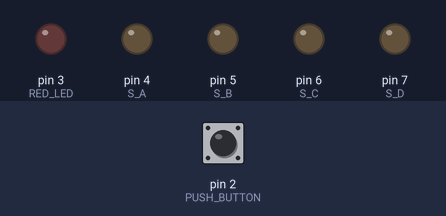
Simulated run of this sketch. Board: Arduino Uno, built with avr-gcc and run on an emulated ATmega328P. On the bench: output pins drawn as LEDs (lit = HIGH). The inputs (shaded band) are chosen by the test bench; at power-on: pin 2 (PUSH_BUTTON) HIGH.

Above: at 1.2 s.
1.3 s: pin 2 (PUSH_BUTTON) pulled LOW for 0.15 s
At 3.4 s:
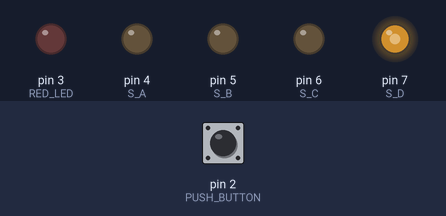
3.8 s: pin 2 (PUSH_BUTTON) pulled LOW for 1 s
At 5.3 s:
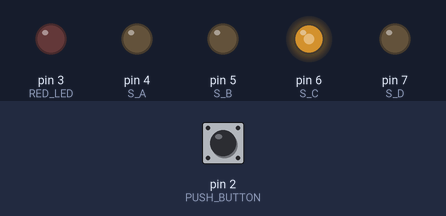
6.8 s: pin 2 (PUSH_BUTTON) pulled LOW for 0.15 s
At 8.8 s:
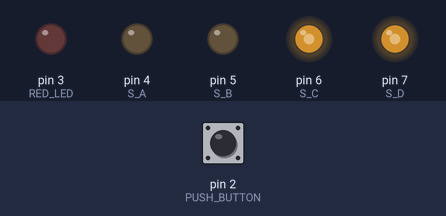
9.3 s: pin 2 (PUSH_BUTTON) pulled LOW for 3.2 s
At 11.1 s:
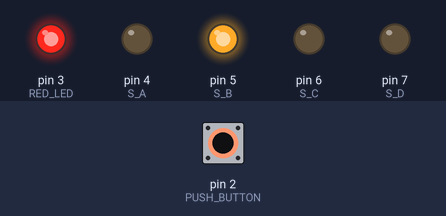
14.0 s: pin 2 (PUSH_BUTTON) pulled LOW for 0.15 s
At 15.5 s:
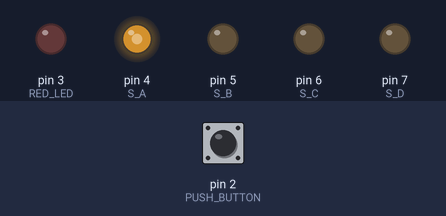
17.0 s: pin 2 (PUSH_BUTTON) pulled LOW for 1 s
At 19.0 s:
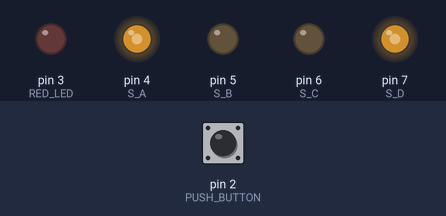
Timing chart, 0 to 20.5 s (numbered marks = the images above; inputs shaded):
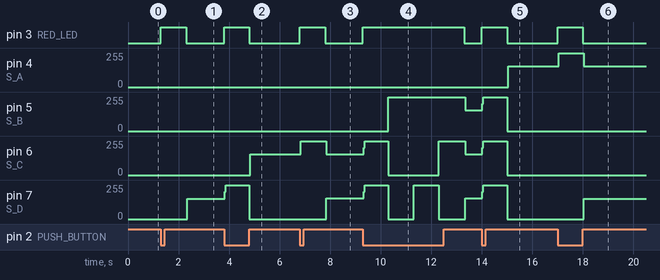

Measured:
- after the input at 1.3 s, pin 3 (RED_LED): LOW → HIGH at once, → LOW 1.0 s later; pin 7 (S_D): 0/255 → 153/255 after 1.0 s
- after the input at 3.8 s, pin 3 (RED_LED): LOW → HIGH at once, → LOW 1.0 s later; pin 6 (S_C): 0/255 → 156/255 after 1.0 s; pin 7 (S_D): 153/255 → 255/255 at once, → 0/255 0.98 s later
- after the input at 6.8 s, pin 3 (RED_LED): LOW → HIGH at once, → LOW 1.0 s later; pin 6 (S_C): 156/255 → 255/255 at once, → 156/255 1.0 s later; pin 7 (S_D): 0/255 → 154/255 after 1.0 s
- after the input at 9.3 s, pin 3 (RED_LED): LOW → HIGH at once, → LOW 4.0 s later; pin 5 (S_B): 0/255 → 255/255 after 1.0 s, → 156/255 3.0 s later
- after the input at 14.0 s, pin 3 (RED_LED): LOW → HIGH at once, → LOW 1.0 s later; pin 4 (S_A): 0/255 → 156/255 after 1.0 s; pin 5 (S_B), pin 6 (S_C): 156/255 → 255/255 at once, → 0/255 0.98 s later; pin 7 (S_D): 154/255 → 255/255 at once, → 0/255 0.98 s later
- after the input at 17.0 s, pin 3 (RED_LED): LOW → HIGH at once, → LOW 1.0 s later; pin 4 (S_A): 156/255 → 255/255 at once, → 156/255 1.0 s later; pin 7 (S_D): 0/255 → 153/255 after 1.0 s

The sketch:

7segmentwithpushbutton.ino
```cpp
const int PUSH_BUTTON=2;
const int RED_LED=3;
const int S_A=4;
const int S_B=5;
const int S_C=6;
const int S_D=7;
int R;
void setup(){
pinMode(PUSH_BUTTON, INPUT_PULLUP);
pinMode(RED_LED, OUTPUT);
pinMode(S_A, OUTPUT);
pinMode(S_B, OUTPUT);
pinMode(S_C, OUTPUT);
pinMode(S_D, OUTPUT);
}
int count=0;
void loop() {
  // put your main code here, to run repeatedly:
  display(count);
R=digitalRead(PUSH_BUTTON);//pushbutton off
if(R==1)
{
digitalWrite(RED_LED ,0);
}
else//pushbutton on
{
digitalWrite(RED_LED ,1);
delay(1000);
count ++;
if(count>9)
count = 0;
}
}
//////////////////////////////////////////////////////////////////////////
void display(unsigned int n)
{
//clear the display
digitalWrite(S_A,0);
digitalWrite(S_B,0);
digitalWrite(S_C,0);
digitalWrite(S_D,0);

switch(n)
{
   case 0:digitalWrite(S_A,0);
       digitalWrite(S_B,0);
       digitalWrite(S_C,0);
       digitalWrite(S_A,0);
       break;

   case 1:digitalWrite(S_A,0);
       digitalWrite(S_B,0);
       digitalWrite(S_C,0);
       digitalWrite(S_D,1);
       break;

case 2:digitalWrite(S_A,0);
       digitalWrite(S_B,0);
       digitalWrite(S_C,1);
       digitalWrite(S_D,0);
       break;

case 3:digitalWrite(S_A,0);
       digitalWrite(S_B,0);
       digitalWrite(S_C,1);
       digitalWrite(S_D,1);
       break;

case 4:digitalWrite(S_A,0);
       digitalWrite(S_B,1);
       digitalWrite(S_C,0);
       digitalWrite(S_D,0);
       break;

case 5:digitalWrite(S_A,0);
       digitalWrite(S_B,1);
       digitalWrite(S_C,0);
       digitalWrite(S_D,1);
      break;

case 6:digitalWrite(S_A,0);
       digitalWrite(S_B,1);
       digitalWrite(S_C,1);
       digitalWrite(S_D,0);
       break;


case 7:digitalWrite(S_A,0);
       digitalWrite(S_B,1);
       digitalWrite(S_C,1);
       digitalWrite(S_D,1);
       break;

case 8:digitalWrite(S_A,1);
       digitalWrite(S_B,0);
       digitalWrite(S_C,0);
       digitalWrite(S_D,0);
       break;

case 9:digitalWrite(S_A,1);
       digitalWrite(S_B,0);
       digitalWrite(S_C,0);
       digitalWrite(S_D,1);
       break;

default:digitalWrite(S_A,1);
}
}
```
